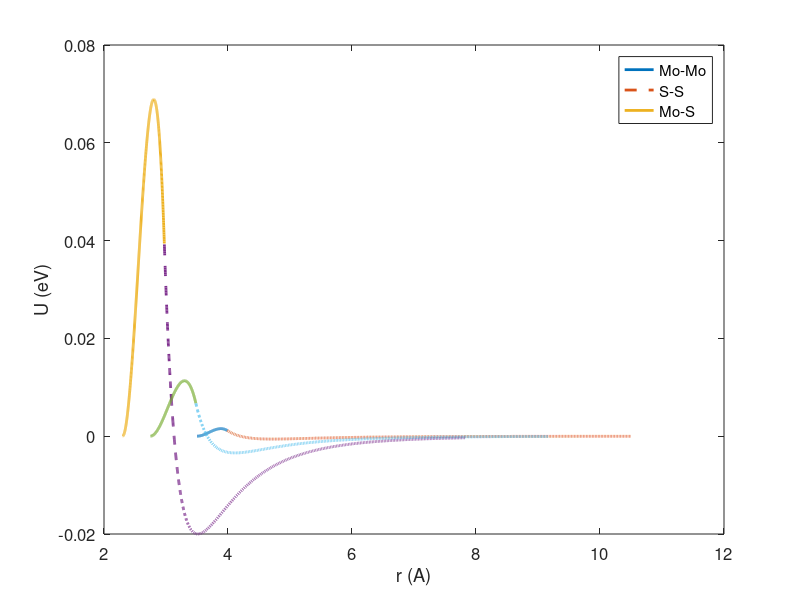

MATLAB code to generate this figure:
% Pre-compute some LJ parameters of the REBO-LJ potentail for MoS2 
% These numbers are used in the src/rebo_mos2.cu file
clear; close all;
EPSILON=[0.00058595,0.02,sqrt(0.00058595*0.02)]; % epsilon (MM, SS, MS)
SIGMA=[4.20,3.13,3.665]; % sigma (MM, SS, MS)
R1=[3.5,2.3,2.75]; % inner cutoff of REBO (MM, SS, MS)
format long;
LJCUT1=SIGMA*0.95
LJCUT2=SIGMA*2.5
S12E4=4*EPSILON.*SIGMA.^12
S6E4=4*EPSILON.*SIGMA.^6
S12E48=48*EPSILON.*SIGMA.^12
S6E24=24*EPSILON.*SIGMA.^6
R=LJCUT1-R1;
U95=S12E4./LJCUT1.^12-S6E4./LJCUT1.^6;
F95=S6E24./LJCUT1.^7-S12E48./LJCUT1.^13;
D2=(3*U95./R-F95)./R
D3=(F95./R-2*U95./R./R)./R

% check the potential
figure;
for n=1:3
    r1=R1(n):0.001:LJCUT1(n);
    U1=D2(n)*(r1-R1(n)).^2+D3(n)*(r1-R1(n)).^3;
    r2=LJCUT1(n):0.001:LJCUT2(n);
    U2=S12E4(n)./r2.^12-S6E4(n)./r2.^6;
    plot(r1,U1,'-','linewidth',2);
    hold on;
    plot(r2,U2,'--','linewidth',2);
end
xlabel('r (A)');
ylabel('U (eV)');
legend('Mo-Mo','S-S','Mo-S');
set(gca,'fontsize',12);
